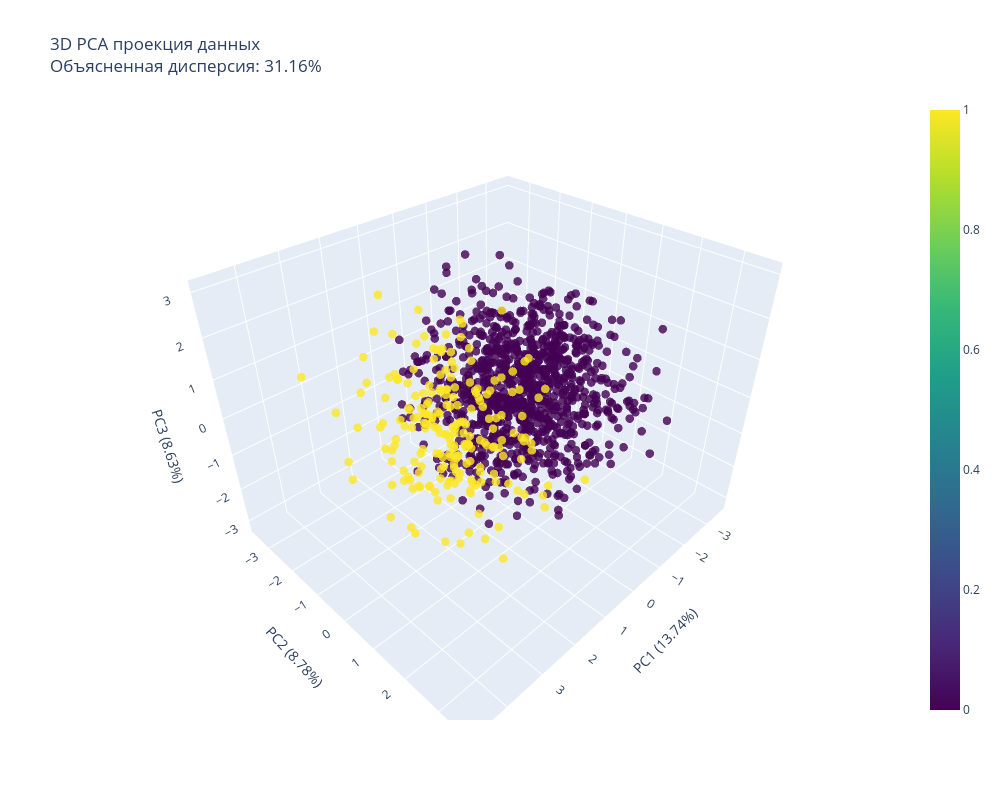

Write notebook code for a chart like this one.
### Code cell
# Перезагружаем локальный модуль, чтобы Jupyter не использовал старую версию из кэша
import importlib
import multidim_visualisation
importlib.reload(multidim_visualisation)

visualizer = multidim_visualisation.HighDimVisualizer(random_state=42)
visualizer.run_full_visualization(X_np, y_np, feature_names)

### Figure 1 — Plotly figure (JSON) as saved in the notebook; plotly's stock layout.template omitted (floating-point values rounded to 4 significant figures; data arrays with more than 128 entries replaced by an {"elided": "..."} marker saying what was removed)
{"data": [{"hoverinfo": "text", "marker": {"color": {"elided": "1199 int values"}, "colorscale": [[0, "#440154"], [0.1111, "#482878"], [0.2222, "#3e4989"], [0.3333, "#31688e"], [0.4444, "#26828e"], [0.5556, "#1f9e89"], [0.6667, "#35b779"], [0.7778, "#6ece58"], [0.8889, "#b5de2b"], [1, "#fde725"]], "opacity": 0.8, "showscale": true, "size": 5}, "mode": "markers", "text": {"elided": "1199 str values"}, "type": "scatter3d", "x": {"elided": "1199 float values"}, "y": {"elided": "1199 float values"}, "z": {"elided": "1199 float values"}}], "layout": {"height": 800, "scene": {"xaxis": {"title": {"text": "PC1 (13.74%)"}}, "yaxis": {"title": {"text": "PC2 (8.78%)"}}, "zaxis": {"title": {"text": "PC3 (8.63%)"}}}, "title": {"text": "3D PCA проекция данных<br>Объясненная дисперсия: 31.16%"}, "width": 1000}}
